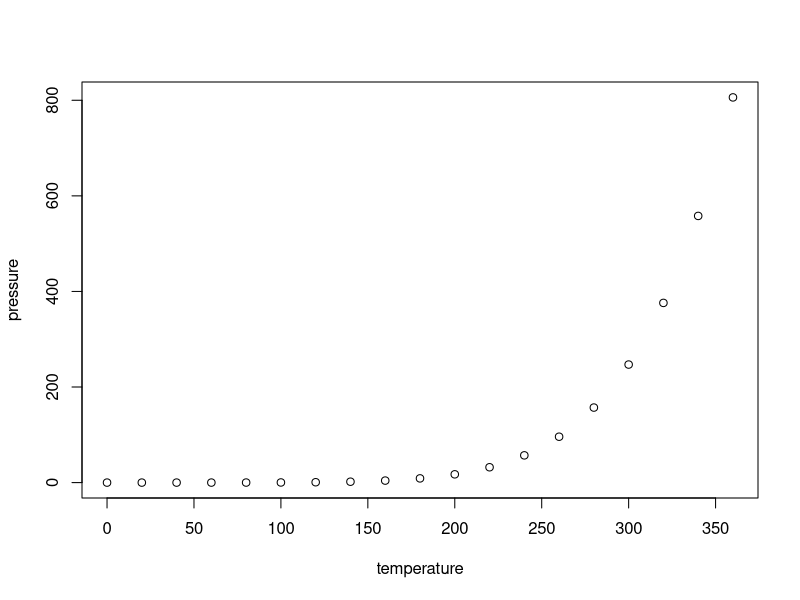
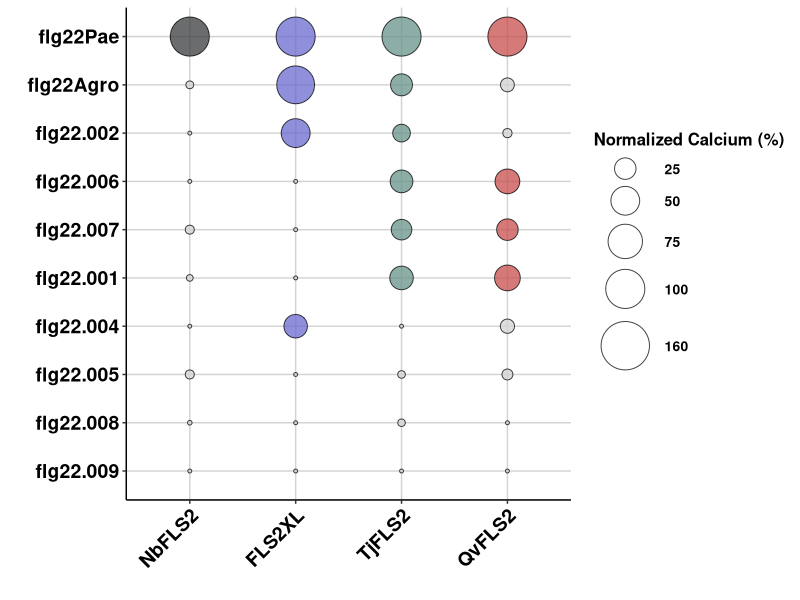
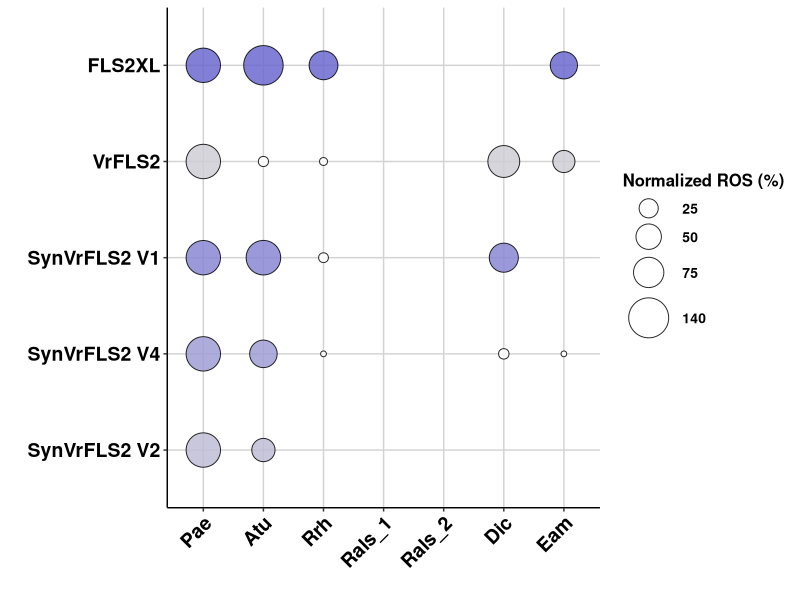
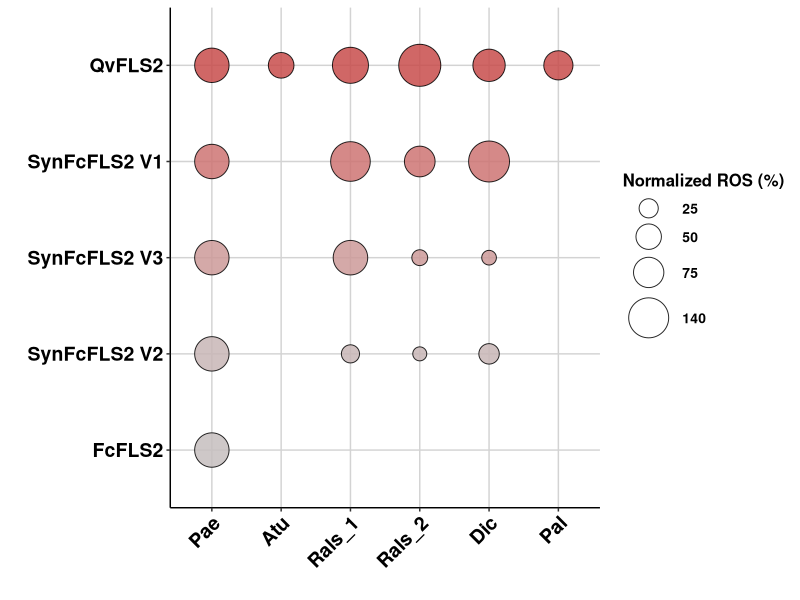
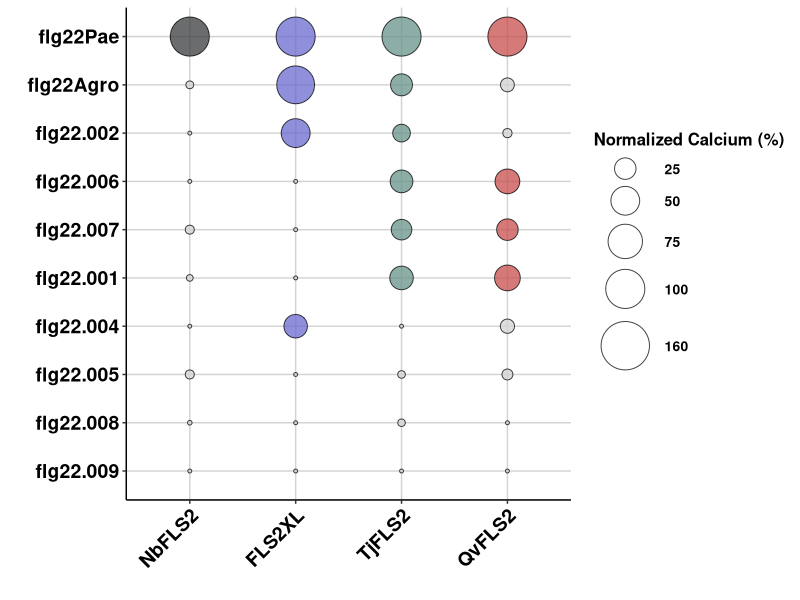
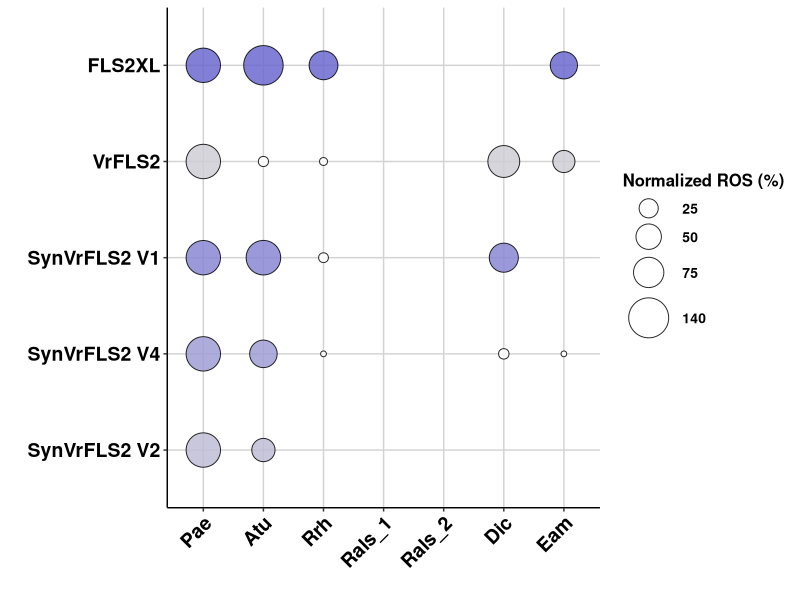
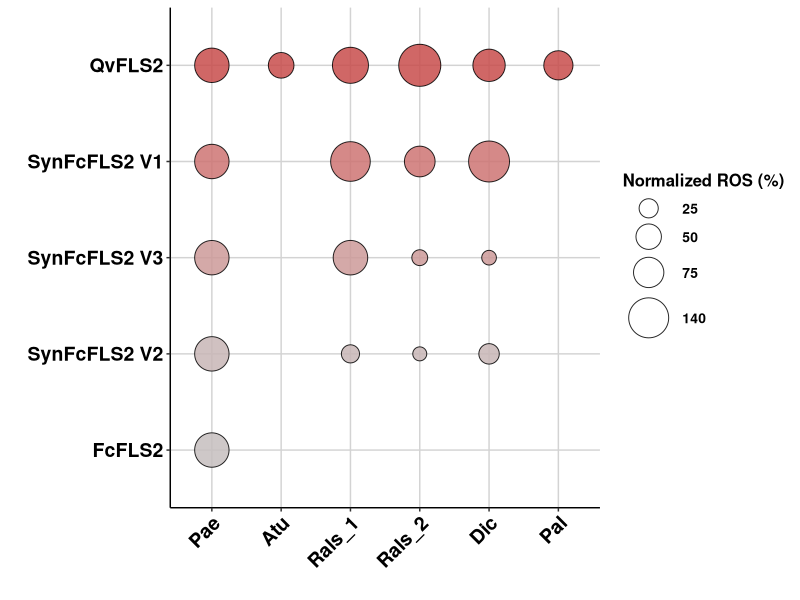

These figures' R source, in order:
## ---- chunk 1
knitr::opts_chunk$set(echo = TRUE)
## ---- chunk 2
summary(cars)
## ---- chunk 3
library(reshape2)
library(ggplot2)
library(dplyr)
## ---- chunk 4
plot(pressure)
## ---- chunk 5
library(ggplot2)
library(reshape2)
library(dplyr)

# Read the CSV file
pc <- read.csv("../input/Fig1_Calcium.csv")

# Melt the data frame
pcm <- melt(pc, id = c("Receptor"))

new_order_vector <- c("flg22Pae", "flg22Agro", "flg22.002", "flg22.006", "flg22.007", "flg22.001", "flg22.004", "flg22.005", "flg22.008" , "flg22.009")

# Ensure Receptor is a factor with the correct levels
pcm$Receptor <- factor(pcm$Receptor, levels = c("NbFLS2", "FLS2XL", "TjFLS2", "QvFLS2"))

# Create a new column 'Color' with the default colors based on 'Receptor'
pcm$Color <- case_when(
  pcm$Receptor == "FLS2XL" & pcm$value >= 10 ~ "#6B6ACF",
  pcm$Receptor == "QvFLS2" & pcm$value >= 10 ~ "#C84D4C",
  pcm$Receptor == "TjFLS2" & pcm$value >= 10 ~ "#679289",
  pcm$Receptor == "NbFLS2" & pcm$value >= 10 ~ "#3a3b3c",
  pcm$value < 10 ~ "lightgrey", # Apply light gray color when value is less than 10
  TRUE ~ NA_character_ # For unexpected cases
)

# Proceed with the ggplot
xx <- ggplot(pcm, aes(x = Receptor, y = variable)) + 
  geom_point(aes(size = value, fill = Color), alpha = 0.75, shape = 21) + 
  scale_size_continuous(limits = c(0, 160), range = c(1, 16), breaks = c(25, 50, 75, 100, 160)) + 
  labs(x = "", y = "", size = "Normalized Calcium (%)", fill = "") + 
  theme_classic() +
  theme(
    legend.key = element_blank(), 
    axis.text.y = element_text(colour = "black", size = 14, face = "bold"), 
    axis.text.x = element_text(angle = 45, hjust = 1, colour = "black", size = 14, face = "bold", vjust = 1), 
    legend.text = element_text(size = 10, face = "bold", colour = "black"), 
    legend.title = element_text(size = 12, face = "bold"), 
    legend.position = "right",
    panel.grid.major = element_line(colour = "lightgrey", linewidth = 0.5),
    panel.grid.minor = element_blank()
  ) +
  scale_fill_identity(guide = FALSE) +  # Use colors directly from the Color column
  scale_y_discrete(limits = rev(new_order_vector))  # Set x-axis labels and order

print(xx)

# Save the plot
ggsave(filename = "../output/Figure_1_All_FLS2_Calcium_bubble.pdf", width = 5.6, height = 5)


## ---- chunk 6

# Read in your csv data
pc <- read.csv("../input/Vr-XL.csv", header = TRUE)

# Melt the data
pcm <- melt(pc, id = c("Receptor"))

# Step 1: Specify the order of the x-axis
new_order_vector <- c("flg22Pae", "flg22Agro", "flg22.002", "flg22.006", "flg22.007", "flg22.001", "flg22.004")

# Step 2: Rename the x-axis columns according to the mapping
labels_vector <- c("Pae", "Atu", "Rrh", "Rals_1", "Rals_2", "Dic", "Eam")


# Ensure Receptor order is as in the raw dataset
pcm$Receptor <- factor(pcm$Receptor, levels = unique(pc$Receptor))


# Create a new column 'Color' with the default colors based on 'Receptor'
pcm$Color <- case_when(
  pcm$Receptor == "FLS2XL" & pcm$value >= 10 ~ "#6B6ACF",
  pcm$Receptor == "VrFLS2" & pcm$value >= 10 ~ "#cdcdd5",
  pcm$Receptor == "SynVrFLS2 V1" & pcm$value >= 10 ~ "#8987d2",
  pcm$Receptor == "SynVrFLS2 V4" & pcm$value >= 10 ~ "#a09ed4",
  pcm$Receptor == "SynVrFLS2 V2" & pcm$value >= 10 ~ "#bebdd5",
  pcm$value < 10 ~ "white", # Apply light gray color when value is less than 10
  TRUE ~ NA_character_ # For unexpected cases
)


# Generate the plot
xx <- ggplot(pcm, aes(y = Receptor, x = variable)) + 
  geom_point(aes(size = value, fill = Color), alpha = 0.85, shape = 21) + 
  scale_size_continuous(limits = c(0, 160), range = c(1, 14), breaks = c(25, 50, 75, 140)) + 
  labs(y = "", x = "", size = "Normalized ROS (%)", fill = "")  + 
  theme_classic() +
  theme(
    legend.key = element_blank(), 
    axis.text.y = element_text(colour = "black", size = 14, face = "bold"), 
    axis.text.x = element_text(angle = 45, hjust = 1, colour = "black", size = 14, face = "bold", vjust = 1), 
    legend.text = element_text(size = 10, face = "bold", colour = "black"), 
    legend.title = element_text(size = 12, face = "bold"), 
    legend.position = "right",
    panel.grid.major = element_line(colour = "lightgrey", linewidth = 0.5),
    panel.grid.minor = element_blank()
  ) +
  scale_fill_identity(guide = FALSE) +  # Use colors directly from the Color column
 scale_x_discrete(limits = new_order_vector, labels = labels_vector) + # Set x-axis labels and order
  scale_y_discrete(limits = rev(levels(pcm$Receptor))) # Ensure Y axis order is as in the raw dataset

# Print the plot
print(xx)

# Save the plot to a file

ggsave(filename = "../output/Vr-XL.pdf", width = 7, height = 3.4, bg = "transparent")

## ---- chunk 7
pc = read.csv("../input/Fc-Qv.csv", header = TRUE)
# Melt the data
pcm <- melt(pc, id = c("Receptor"))

# Step 1: Specify the order of the x-axis
new_order_vector <- c("flg22Pae", "flg22Agro", "flg22.006", "flg22.007", "flg22.001", "flg22.005")

# Step 2: Rename the x-axis columns according to the mapping
labels_vector <- c("Pae", "Atu", "Rals_1", "Rals_2", "Dic", "Pal")

# Ensure Receptor order is as in the raw dataset
pcm$Receptor <- factor(pcm$Receptor, levels = unique(pc$Receptor))

# Ensure Receptor is a factor with the correct levels
#pcm$Receptor <- factor(pcm$Receptor, levels = c("NbFLS2", "FLS2XL", "TjFLS2", "QvFLS2"))

# Create a new column 'Color' with the default colors based on 'Receptor'
pcm$Color <- case_when(
  pcm$Receptor == "QvFLS2" & pcm$value >= 10 ~ "#C84D4C",
  pcm$Receptor == "FcFLS2" & pcm$value >= 10 ~ "#c5bebe",
  pcm$Receptor == "SynFcFLS2 V1" & pcm$value >= 10 ~ "#cd7573",
  pcm$Receptor == "SynFcFLS2 V3" & pcm$value >= 10 ~ "#cc9a99",
  pcm$Receptor == "SynFcFLS2 V2" & pcm$value >= 10 ~ "#c7b6b6",
  pcm$value < 10 ~ "white", # Apply light gray color when value is less than 10
  TRUE ~ NA_character_ # For unexpected cases
)
xx <- ggplot(pcm, aes(y = Receptor, x = variable)) + 
  geom_point(aes(size = value, fill = Color), alpha = 0.85, shape = 21) + 
  scale_size_continuous(limits = c(0, 160), range = c(1, 14), breaks = c(25, 50, 75, 140)) + 
  labs(y = "", x = "", size = "Normalized ROS (%)", fill = "")  + 
  theme_classic() +
  theme(
    legend.key = element_blank(), 
    axis.text.y = element_text(colour = "black", size = 14, face = "bold"), 
    axis.text.x = element_text(angle = 45, hjust = 1, colour = "black", size = 14, face = "bold", vjust = 1), 
    legend.text = element_text(size = 10, face = "bold", colour = "black"), 
    legend.title = element_text(size = 12, face = "bold"), 
    legend.position = "right",
    panel.grid.major = element_line(colour = "lightgrey", linewidth = 0.5),
    panel.grid.minor = element_blank()
  ) +
  scale_fill_identity(guide = FALSE) +  # Use colors directly from the Color column
 scale_x_discrete(limits = new_order_vector, labels = labels_vector) + # Set x-axis labels and order
  scale_y_discrete(limits = rev(levels(pcm$Receptor))) # Ensure Y axis order is as in the raw dataset 
print(xx)
ggsave(filename = "../output/Qv-Fc.pdf", width = 7, height = 3.4)

